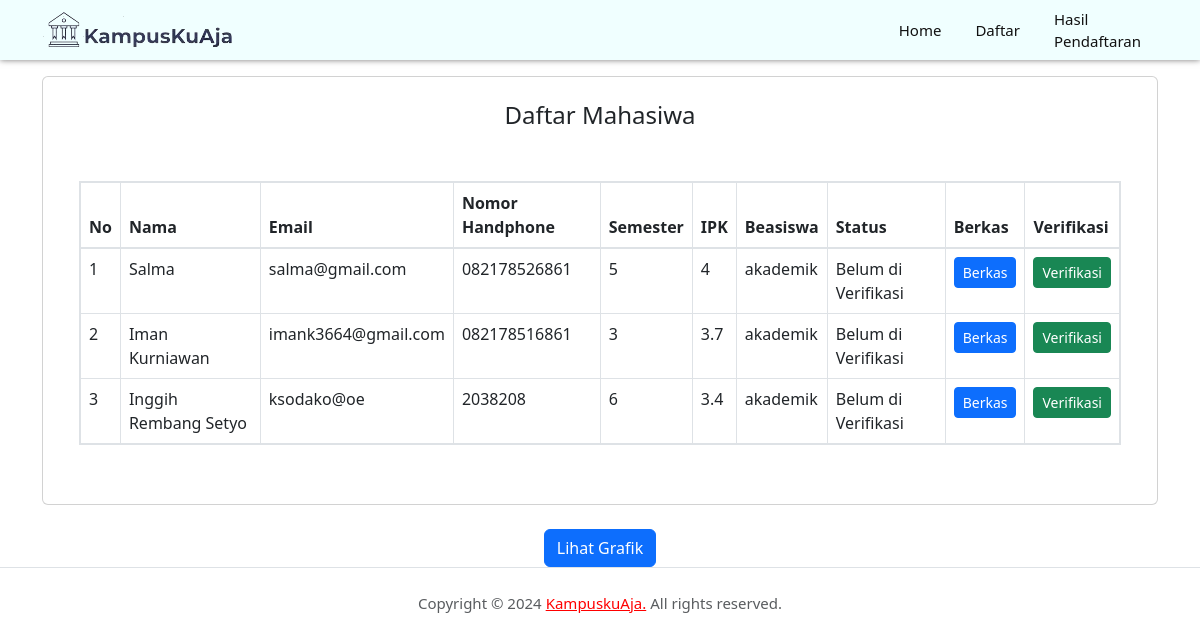
Before: /tabel_pendaftaran.php with the older database file.
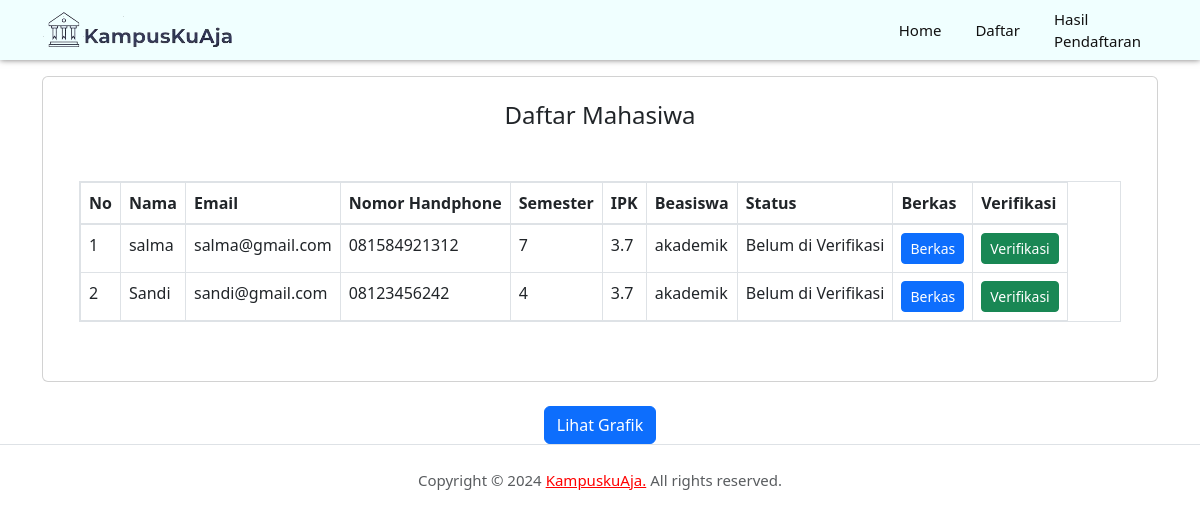
After: the same page with the newer database file.
### tables this page shows
CREATE TABLE `mahasiswa` (
  `id` bigint(20) NOT NULL,
  `NIM` varchar(100) NOT NULL,
  `name` varchar(100) NOT NULL,
  `phone_number` varchar(50) NOT NULL,
  `semester` varchar(10) NOT NULL,
  `ipk` varchar(50) NOT NULL,
  `beasiswa` varchar(50) NOT NULL,
  `berkas` text NOT NULL,
  `email` varchar(100) NOT NULL,
  `status` varchar(100) DEFAULT 'belum diverifikasi'
);

### tabel_pendaftaran.php (the view, shortened to what this page needs)
<?php
include('config.php')
?>
<!DOCTYPE html>
<html lang="en">
<head>
  <link rel="stylesheet" href="assets/vendors/owl-carousel/css/owl.carousel.min.css">
  <link rel="stylesheet" href="assets/vendors/owl-carousel/css/owl.theme.default.css">
  <link rel="stylesheet" href="assets/vendors/mdi/css/materialdesignicons.min.css">
  <link rel="stylesheet" href="assets/vendors/aos/css/aos.css">
  <link rel="stylesheet" href="assets/css/style.min.css">
  <link rel="stylesheet" href="assets/css/style.css">
    <link href="https://cdn.jsdelivr.net/npm/bootstrap@5.3.0-alpha1/dist/css/bootstrap.min.css" rel="stylesheet">
</head>
    <body>
<body id="body" data-spy="scroll" data-target=".navbar" data-offset="100">
  <header id="header-section">
    <nav class="navbar navbar-expand-lg pl-3 pl-sm-0" id="navbar">
    <div class="container">
      <div class="navbar-brand-wrapper d-flex w-100">
        <img src="assets/image/logoo.png" alt="">
      </div>
      <div class="collapse navbar-collapse navbar-menu-wrapper" id="navbarSupportedContent">
        <ul class="navbar-nav align-items-lg-center align-items-start ml-auto">
          <li class="nav-item">
            <a class="nav-link" href="index.php">Home</a>
          </li>
          <li class="nav-item">
            <a class="nav-link" href="pendaftaran.php">Daftar<span class="sr-only">(current)</span></a>
          </li>
          <li class="nav-item">
            <a class="nav-link" href="tabel_pendaftaran.php">Hasil Pendaftaran</a>
          </li>
                </ul>
      </div>
    </div>
    </nav>
  </header>
    <div class="container">
        <div class="card mt-3">
            <h4 class="text-center mt-4">Daftar Mahasiwa</h4>
            <div class="card-body">
                <table class="table table-responsive table-bordered">
                    <thead>
                        <tr>
                            <th>No</th>
                            <th>Nama</th>
                            <th>Email</th>
                            <th>Nomor Handphone</th>
                            <th>Semester</th>
                            <th>IPK</th>
                            <th>Beasiswa</th>
                            <th>Status</th>
                            <th>Berkas</th>
                            <th>Verifikasi</th>
                        </tr>
                    </thead>
                    <tbody>
                        <?php
                        $query = mysqli_query($conn, 'SELECT * FROM mahasiswa');
                        $i = 1;
                        while ($user = mysqli_fetch_array($query)) {
                            echo "<tr>";
                            echo "<td>" . $i++ . "</td>";
                            echo "<td>" . $user['name'] . "</td>";
                            echo "<td>" . $user['email'] . "</td>";
                            echo "<td>" . $user['phone_number'] . " </td>";
                            echo "<td>" . $user['semester'] . " </td>";
                            echo "<td>" . $user['ipk'] . " </td>";
                            echo "<td>" . $user['beasiswa'] . " </td>";
                            echo "<td>". $user['status'] . "</td>";
                            echo "<td>" . "<a href='assets/file/$user[berkas]' class='btn btn-sm btn-primary'>Berkas</a>" . "</td>";
                            if($user['status'] == "Verifikasi") {
                                echo "<td>" . "<a href='verifikasi.php?id=$user[id]' class='btn btn-danger btn-sm'>Batalkan</a>"  . "</td>";
                            } else {
                                echo "<td>" . "<a href='verifikasi.php?id=$user[id]' class='btn btn-success btn-sm'>Verifikasi</a>"  . "</td>";
                            }
                            echo "</tr>";
                        }
                        ?>
                    </tbody>
                </table>
            </div>
        </div>
    </div>
     <div class="text-center mt-4">
          <a href="grafik.php" class="btn btn-primary">Lihat Grafik</a>
        </div>
</body>
<footer class="border-top">
        <p class="text-center text-muted pt-4">Copyright © 2024<a href="https://www.bootstrapdash.com/" class="px-1">KampuskuAja.</a>All rights reserved.</p>
      </footer>
</html>

Changed rows visible on the page:
removed mahasiswa: name "Salma", email "salma@gmail.com", phone_number "082178526861", semester "5", ipk "4", beasiswa "akademik", status "Belum di Verifikasi"
removed mahasiswa: name "Iman Kurniawan", email "imank3664@gmail.com", phone_number "082178516861", semester "3", ipk "3.7", beasiswa "akademik", status "Belum di Verifikasi"
removed mahasiswa: name "Inggih Rembang Setyo", email "ksodako@oe", phone_number "2038208", semester "6", ipk "3.4", beasiswa "akademik", status "Belum di Verifikasi"
added mahasiswa: name "salma", email "salma@gmail.com", phone_number "081584921312", semester "7", ipk "3.7", beasiswa "akademik", status "Belum di Verifikasi"
added mahasiswa: name "Sandi", email "sandi@gmail.com", phone_number "08123456242", semester "4", ipk "3.7", beasiswa "akademik", status "Belum di Verifikasi"
